Frame 1 (no input): blank canvas, image omitted
Frame 60 (the mouse pressed at the canvas centre just before this capture): blank canvas, image omitted
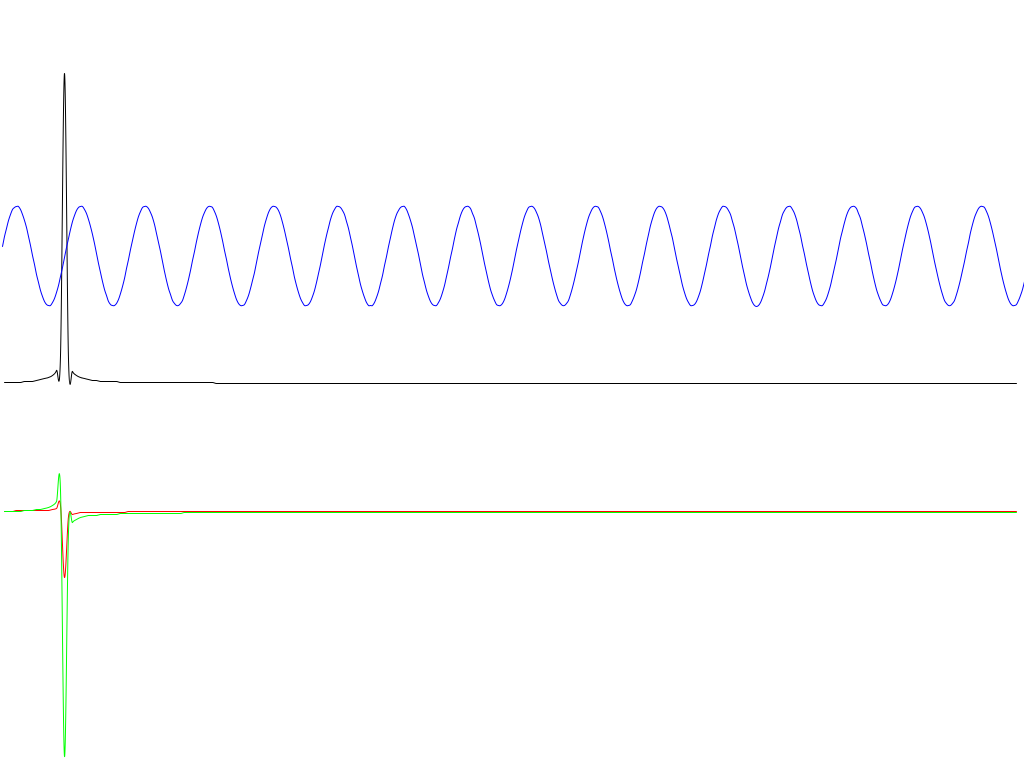
Frame 120 (the mouse held since frame 60 and released just before this capture)

The Processing sketch whose frames 1 and 60 were blank and that drew this single picture after the mouse press (run headless with seeded random() and noise(); from frame 60 on, the mouse is pressed at the canvas centre):

// Processing sketch: Ben_FFT
// ── Ben_FFT.pde
/**
  * Ben-FFT was written by: Ben-Tommy Eriksen ben@nornet.no
  * 
  * I want to develop a fast Fourier transform FFT for processing from scratch.
  * A fast Fourier transform (FFT) is an algorithm to compute the discrete Fourier 
  * transform (DFT) and it's inverse. http://en.wikipedia.org/wiki/Fast_Fourier_transform
  *
  * Much of the theory is obtained from: The Scientist and Engineer's Guide to Digital 
  * Signal Processing By Steven W. Smith, Ph.D. http://www.dspguide.com
  */

int N = 1024; // Sample count 

float[] XR = new float[N]; // Input Time domain - sample data 
float[] XI = new float[N]; // Output frequency domain data

float[] ReX = new float[N];
float[] ImX = new float[N];
float[] TR = new float[1];
float[] TI = new float[1];


int NM1 = N - 1;
int NM2 = N - 2;
int ND2 = N / 2;
int M = round(log(N)/log(2));
int J = ND2;

void setup() {
  size(1024, 768);
}

void draw() {
  background(255);
  smooth();
  noFill();

  setInData();
  bitReversalSorting(); 
  fft();
  
  drawArrGraph();
  
}

void setInData() {
  for(int k = 0; k<N; k++) {
    float f = float(k) / (mouseX/100.0);
    float f2 = float(k) / (mouseX/50.0);
    XR[k] = sin(f);
    XI[k] = 0;
  }
}

void drawArrGraph() {
  stroke(0,0,0);
  beginShape();
  for(int i = 0; i<ND2; i = i + 2) {
    curveVertex(i*2, (height/2-abs(ReX[i]) - abs(ImX[i]) )); // is also the last control point
  }
  endShape();
  
  stroke(255,0,0);
  beginShape();
  for(int i = 0; i<ND2; i = i + 2) {
    curveVertex(i*2, (2*height/3-ReX[i])); // is also the last control point
  }
  endShape();
  
  stroke(0,255,0);
  beginShape();
  for(int i = 0; i<ND2; i = i + 2) {
    curveVertex(i*2, (2*height/3-ImX[i])); // is also the last control point
  }
  endShape(); 
  
  stroke(0,0,255);
  beginShape();
  for(int i = 0; i<N; i++) {
    curveVertex(i*2, (height/3-50*XR[i])); // is also the last control point
  }
  endShape(); 
}

// ── bit_Rev.pde
void bitReversalSorting() {
  //
  for(int i = 0; i < N; i++) {
    J = getBitRevNr(i,M);
    arrayCopy(XR,J,ReX,i,1);   // ReX[i] = TR[0];
    arrayCopy(XI,J,ImX,i,1);   // ImX[i] = TI[0];
  }
}

int getBitRevNr(int bitNr,int M) {
  
  // calculate the revers number in fft sequence
  
  int Ndigits = M;
  int revBitNr;
  int tempBit;
  int resultat = 0;
  for(int iBit = 0; iBit<Ndigits; iBit++) {         // search bit for bit from right to left
    tempBit = bitNr & int(pow(2,iBit));             // take out current bit value 
    if(tempBit>0) {                                 // if bit value = 1
      revBitNr = Ndigits - iBit - 1;                // calculate rev bit place
      resultat = resultat | int(pow(2,revBitNr));   // put current bit in new place in result (with or)
    }
  }
  return resultat;
}

// ── fft.pde
void fft() {
  int LE,LE2;
  float UR,UI,SR,SI,TR,TI;
 for(int L = 1; L<=M; L++) {
   LE = int(pow(2,L));
   LE2 = LE/2;
   UR = 1.0;
   UI = 0;
   SR = cos(PI/LE2);
   SI = -sin(PI/LE2);
   
   for(int J = 1; J<LE2; J++) {
     int JM1 = J-1;
     for(int i = JM1; i<=NM1; i = i + LE) {
       int IP = i + LE2;
       TR = ReX[IP] * UR - ImX[IP]*UI;
       TI = ReX[IP] * UI + ImX[IP] * UR;
       ReX[IP] = ReX[i] - TR;
       ImX[IP] = ImX[i] - TI;
       ReX[i] = ReX[i] + TR;
       ImX[i] = ImX[i] + TI;
     }
     TR = UR;
     UR = TR*SR - UI*SI;
     UI = TR*SI + UI*SR;
   }
 } 
}

// ── presentation.pde
void drawPresentation(float[] SamplingData, float[] XOut) {
  int TimeScalar = 2;  // Scale data to screen

  stroke(0,0,255);
  strokeWeight(2);
  beginShape();
  for(int i = 0; i<N; i++) {
    curveVertex(i, (height/3-50*SamplingData[i])); // is also the last control point
  }
  endShape();
  
  
  stroke(0,0,0);
  strokeWeight(2);
  beginShape();
  for(int i = 0; i<XOut.length/2; i = i + TimeScalar) {
    curveVertex(i*TimeScalar, (4*height/5-XOut[i] )); // is also the last control point
  }
  endShape(); 


}
